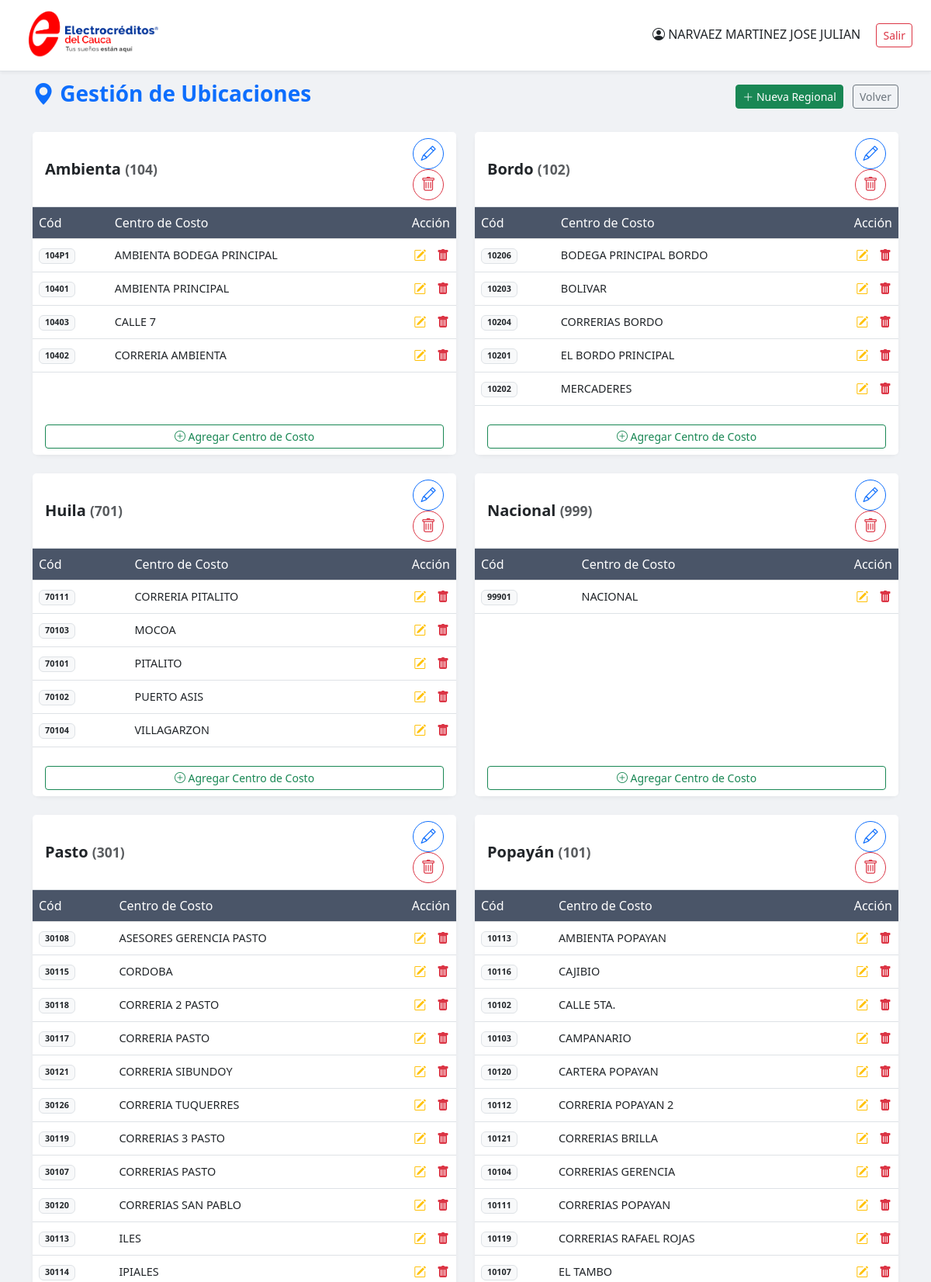
Screenshot of /gestionar_regionales.php (signed in, upper part) with the database file from the repository.
### tables this page shows
CREATE TABLE `regionales` (
  `id_regional` int(11) NOT NULL,
  `cod_regional` varchar(20) NOT NULL COMMENT 'Ej: 101, 102',
  `nombre_regional` varchar(100) NOT NULL COMMENT 'Ej: Popayán, Bordo'
);

CREATE TABLE `centros_costo` (
  `id_centro_costo` int(11) NOT NULL,
  `id_regional` int(11) NOT NULL,
  `cod_centro_costo` varchar(20) NOT NULL COMMENT 'Ej: 10101, 10201',
  `nombre_centro_costo` varchar(100) NOT NULL COMMENT 'Ej: Principal, Calle 5'
);

### gestionar_regionales.php (the view, shortened to what this page needs)
<?php
require_once 'backend/db.php';
$conexion->set_charset("utf8mb4");
$nombre_usuario = $_SESSION['nombre_usuario_completo'] ?? 'Admin';
$regionales = [];
$res = $conexion->query("SELECT * FROM regionales ORDER BY nombre_regional ASC");
while($r = $res->fetch_assoc()) {
    $centros = [];
    $res_c = $conexion->query("SELECT * FROM centros_costo WHERE id_regional = {$r['id_regional']} ORDER BY nombre_centro_costo ASC");
    while($c = $res_c->fetch_assoc()) { $centros[] = $c; }
    $r['centros'] = $centros;
    $regionales[] = $r;
}
?>
<!DOCTYPE html>
<html lang="es">
<head>
    <link href="https://cdn.jsdelivr.net/npm/bootstrap@5.3.0/dist/css/bootstrap.min.css" rel="stylesheet">
    <link rel="stylesheet" href="assets/css/style.css">
    <link rel="stylesheet" href="https://cdn.jsdelivr.net/npm/bootstrap-icons@1.11.3/font/bootstrap-icons.min.css">
</head>
<body class="page-gestionar-regionales">
<div class="top-bar-custom">
    <div><a href="menu.php"><img src="imagenes/logo.png" height="75" alt="Logo"></a></div>
    <div>
        <span class="me-3"><i class="bi bi-person-circle"></i> <?= htmlspecialchars($nombre_usuario) ?></span>
        <a href="logout.php" class="btn btn-outline-danger btn-sm">Salir</a>
    </div>
</div>
<div class="container mt-4 mb-5">
    <div class="d-flex justify-content-between align-items-center mb-4">
        <h3 class="text-primary fw-bold"><i class="bi bi-geo-alt-fill"></i> Gestión de Ubicaciones</h3>
        <div>
            <button class="btn btn-success btn-sm me-2" onclick="modalRegional()"><i class="bi bi-plus-lg"></i> Nueva Regional</button>
            <a href="centro_gestion.php" class="btn btn-outline-secondary btn-sm">Volver</a>
        </div>
    </div>
    <div class="row">
        <?php foreach($regionales as $reg): ?>
        <div class="col-lg-6 mb-4">
            <div class="card card-regional h-100">
                <div class="card-header bg-white d-flex justify-content-between align-items-center">
                    <h5 class="m-0 text-dark fw-bold"><?= htmlspecialchars($reg['nombre_regional']) ?> <small class="text-muted">(<?= $reg['cod_regional'] ?>)</small></h5>
                    <div>
                        <button class="btn btn-sm btn-outline-primary btn-action" onclick='modalRegional(<?= json_encode($reg) ?>)'><i class="bi bi-pencil"></i></button>
                        <form method="post" style="display:inline;" onsubmit="return confirm('¿Eliminar Regional?');">
                            <button type="submit" name="eliminar_regional" class="btn btn-sm btn-outline-danger btn-action"><i class="bi bi-trash"></i></button>
                        </form>
                    </div>
                </div>
                <div class="card-body p-0">
                    <div class="table-responsive">
                        <table class="table table-hover table-centros mb-0">
                            <thead class="table-light"><tr><th>Cód</th><th>Centro de Costo</th><th class="text-end">Acción</th></tr></thead>
                            <tbody>
                                <?php foreach($reg['centros'] as $cc): ?>
                                <tr>
                                    <td><span class="badge bg-light text-dark border"><?= $cc['cod_centro_costo'] ?></span></td>
                                    <td><?= htmlspecialchars($cc['nombre_centro_costo']) ?></td>
                                    <td class="text-end">
                                        <button class="btn btn-link p-0 text-warning me-2" onclick='modalCentro(<?= $reg['id_regional'] ?>, <?= json_encode($cc) ?>)'><i class="bi bi-pencil-square"></i></button>
                                        <form method="post" style="display:inline;" onsubmit="return confirm('¿Eliminar Centro?');">
                                            <button type="submit" name="eliminar_centro" class="btn btn-link p-0 text-danger"><i class="bi bi-trash-fill"></i></button>
                                        </form>
                                    </td>
                                </tr>
                                <?php endforeach; ?>
                            </tbody>
                        </table>
                    </div>
                </div>
                <div class="card-footer bg-white text-center border-top-0">
                    <button class="btn btn-sm btn-outline-success w-100" onclick="modalCentro(<?= $reg['id_regional'] ?>)"><i class="bi bi-plus-circle"></i> Agregar Centro de Costo</button>
                </div>
            </div>
        </div>
        <?php endforeach; ?>
    </div>
</div>
</body>
</html>

### assets/css/style.css (style rules this page uses)
html { height: 100%; }
body { font-family: 'Segoe UI', Tahoma, Geneva, Verdana, sans-serif; margin: 0; }
.top-bar-custom { position: fixed; top: 0; left: 0; right: 0; z-index: 1030; display: flex; justify-content: space-between; align-items: center; padding: 0.5rem 1.5rem; background-color: #f8f9fa; border-bottom: 1px solid #dee2e6; box-shadow: 0 2px 4px rgba(0,0,0,0.05); }
.table thead th { background-color: #4A5568; color: white; font-weight: 500; }
.card { border: none; box-shadow: 0 0 10px rgba(0,0,0,0.06); }
.card-header { background-color: #f8f9fa; border-bottom: 1px solid #dee2e6; font-weight: 500; color: #495057; }
.btn-action { width: 40px; height: 40px; border-radius: 50%; display: flex; align-items: center; justify-content: center; font-size: 1.2rem; margin-left: 5px; }
body.page-gestionar-regionales { background-color: #f0f2f5; padding-top: 80px; }
body.page-gestionar-regionales .top-bar-custom { background: #fff; border-bottom: 1px solid #dee2e6; }
.card-regional { border: none; border-radius: 10px; box-shadow: 0 2px 5px rgba(0,0,0,0.05); margin-bottom: 1rem; transition: transform 0.2s; }
.table-centros td { font-size: 0.9rem; vertical-align: middle; }

### rows the page displays
regionales: nombre_regional "Ambienta", cod_regional "104"
centros_costo: cod_centro_costo "104P1", nombre_centro_costo "AMBIENTA BODEGA PRINCIPAL"
centros_costo: cod_centro_costo "10401", nombre_centro_costo "AMBIENTA PRINCIPAL"
centros_costo: cod_centro_costo "10403", nombre_centro_costo "CALLE 7"
centros_costo: cod_centro_costo "10402", nombre_centro_costo "CORRERIA AMBIENTA"
regionales: nombre_regional "Bordo", cod_regional "102"
centros_costo: cod_centro_costo "10206", nombre_centro_costo "BODEGA PRINCIPAL BORDO"
centros_costo: cod_centro_costo "10203", nombre_centro_costo "BOLIVAR"
centros_costo: cod_centro_costo "10204", nombre_centro_costo "CORRERIAS BORDO"
centros_costo: cod_centro_costo "10201", nombre_centro_costo "EL BORDO PRINCIPAL"
centros_costo: cod_centro_costo "10202", nombre_centro_costo "MERCADERES"
regionales: nombre_regional "Huila", cod_regional "701"
centros_costo: cod_centro_costo "70111", nombre_centro_costo "CORRERIA PITALITO"
centros_costo: cod_centro_costo "70103", nombre_centro_costo "MOCOA"
centros_costo: cod_centro_costo "70101", nombre_centro_costo "PITALITO"
centros_costo: cod_centro_costo "70102", nombre_centro_costo "PUERTO ASIS"
centros_costo: cod_centro_costo "70104", nombre_centro_costo "VILLAGARZON"
regionales: nombre_regional "Nacional", cod_regional "999"
centros_costo: cod_centro_costo "99901", nombre_centro_costo "NACIONAL"
regionales: nombre_regional "Pasto", cod_regional "301"
centros_costo: cod_centro_costo "30108", nombre_centro_costo "ASESORES GERENCIA PASTO"
centros_costo: cod_centro_costo "30115", nombre_centro_costo "CORDOBA"
centros_costo: cod_centro_costo "30118", nombre_centro_costo "CORRERIA 2 PASTO"
centros_costo: cod_centro_costo "30117", nombre_centro_costo "CORRERIA PASTO"
centros_costo: cod_centro_costo "30121", nombre_centro_costo "CORRERIA SIBUNDOY"
centros_costo: cod_centro_costo "30126", nombre_centro_costo "CORRERIA TUQUERRES"
centros_costo: cod_centro_costo "30119", nombre_centro_costo "CORRERIAS 3 PASTO"
centros_costo: cod_centro_costo "30107", nombre_centro_costo "CORRERIAS PASTO"
centros_costo: cod_centro_costo "30120", nombre_centro_costo "CORRERIAS SAN PABLO"
centros_costo: cod_centro_costo "30113", nombre_centro_costo "ILES"
centros_costo: cod_centro_costo "30114", nombre_centro_costo "IPIALES"
regionales: nombre_regional "Popayán", cod_regional "101"
centros_costo: cod_centro_costo "10113", nombre_centro_costo "AMBIENTA POPAYAN"
centros_costo: cod_centro_costo "10116", nombre_centro_costo "CAJIBIO"
centros_costo: cod_centro_costo "10102", nombre_centro_costo "CALLE 5TA."
centros_costo: cod_centro_costo "10103", nombre_centro_costo "CAMPANARIO"
centros_costo: cod_centro_costo "10120", nombre_centro_costo "CARTERA POPAYAN"
centros_costo: cod_centro_costo "10112", nombre_centro_costo "CORRERIA POPAYAN 2"
centros_costo: cod_centro_costo "10121", nombre_centro_costo "CORRERIAS BRILLA"
centros_costo: cod_centro_costo "10104", nombre_centro_costo "CORRERIAS GERENCIA"
centros_costo: cod_centro_costo "10111", nombre_centro_costo "CORRERIAS POPAYAN"
centros_costo: cod_centro_costo "10119", nombre_centro_costo "CORRERIAS RAFAEL ROJAS"
centros_costo: cod_centro_costo "10107", nombre_centro_costo "EL TAMBO"

### other values shown
$nombre_usuario "NARVAEZ MARTINEZ JOSE JULIAN"
